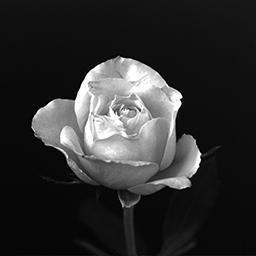
%> input picture coursework/ece717/lab/lab0/rose256.tif, 256 x 256 px
$ octave lab0.m   (GNU Octave 9; MATLAB toolbox functions it lacks are replaced by stand-ins)
%> lines starting %> are read from the running program, lines starting %| are printed output that depends on the picture
f = imread('rose256.tif');
%> f is the input picture: size 256x256 uint8; min 0, max 255, mean 46.7
imshow(f)
imwrite(imrotate(f, 180), 'rose256_upside_down.tif')
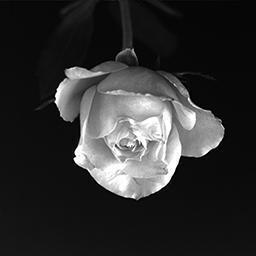
%> saved as rose256_upside_down.tif: size 256x256 uint8; min 0, max 255, mean 46.7; mean of the top-left, top-right, bottom-left and bottom-right quarters 41.6, 41.7, 47, 56.4
figure, imshow(imrotate(f, 180))
imfinfo('rose256_upside_down.tif')
g = imread('rice256.png');
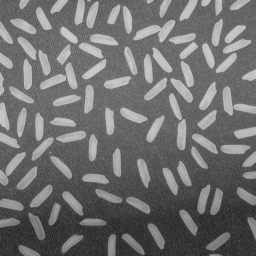
%> input picture coursework/ece717/lab/lab0/rice256.png, 256 x 256 px
%> g is the input picture: size 256x256 uint8; min 40, max 204, mean 111.2
figure, imshow(g), colormap jet, figure, imshow(g)
%> after `colormap jet`:
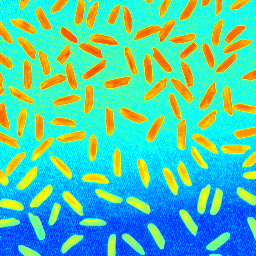
%> displayed picture: size 256x256x3, on the screen's scale of 0 to 255; mean R, G, B 81.8, 201.8, 173.2
impixelinfo
colorbar
figure, imshow(imabsdiff(f, g))
%> after `imshow(imabsdiff(f, g))`:
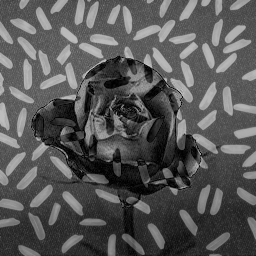
%> displayed picture: size 256x256, on the screen's scale of 0 to 255; min 0, max 198, mean 86.2
m = imread('moped.jpg');
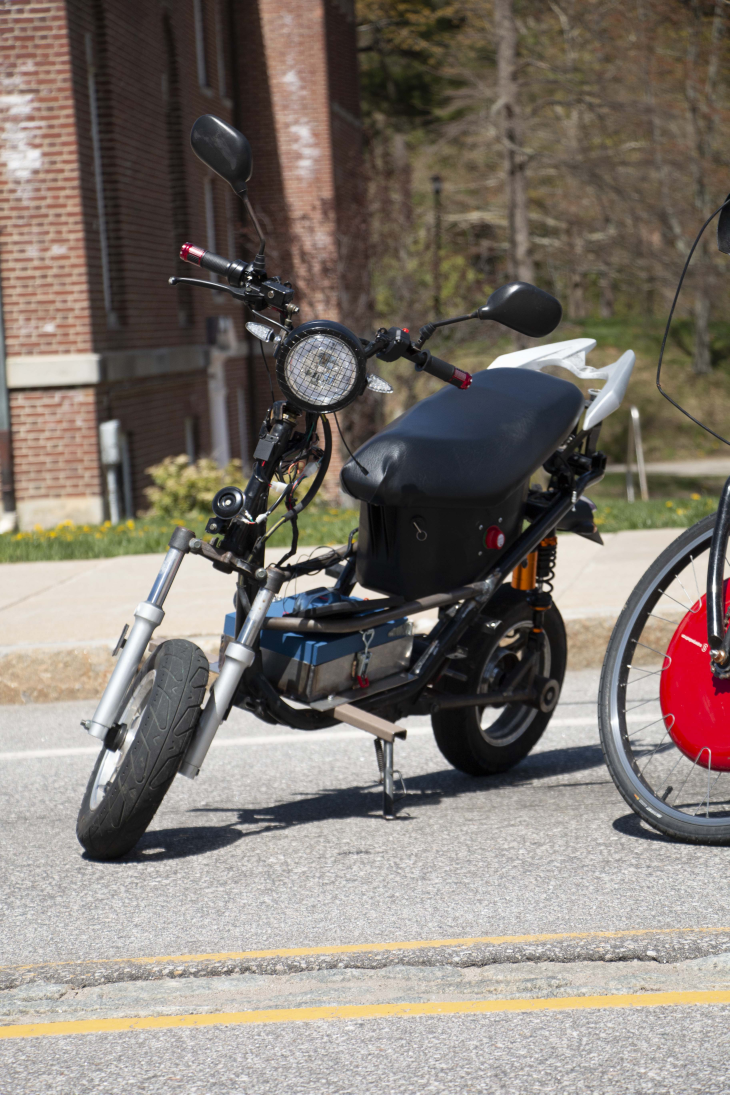
%> input picture coursework/ece717/lab/lab0/moped.jpg, 3648 x 5472 px (shown at 1/5 size)
M = [0.30, 0.59, 0.11];
gray = imapplymatrix(M, m);
figure
subplot(1,2,1), imshow(m), title('Original RGB')
subplot(1,2,2), imshow(gray), title('Grayscale conversion')
I = imread('mountain.jpg');
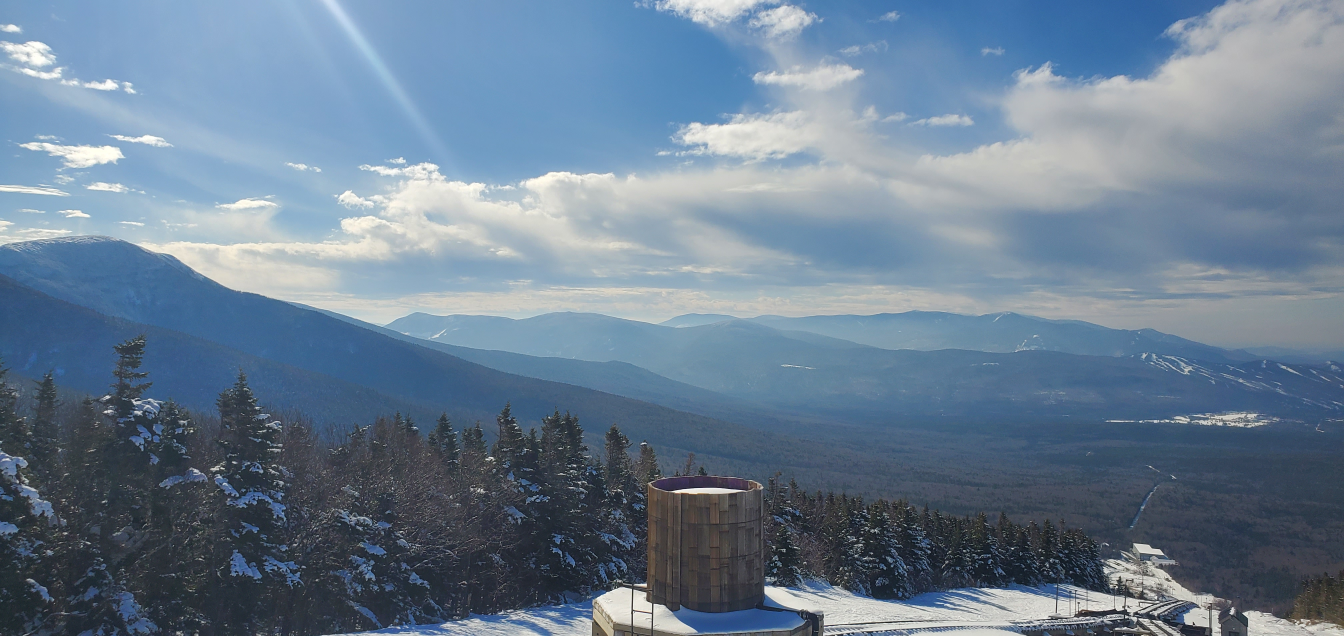
%> input picture coursework/ece717/lab/lab0/mountain.jpg, 4032 x 1908 px (shown at 1/3 size)
J = imcomplement(I);
figure
subplot(1,2,1), imshow(I), title('Original')
subplot(1,2,2), imshow(J), title('Complement')
%> (the run ends here)
